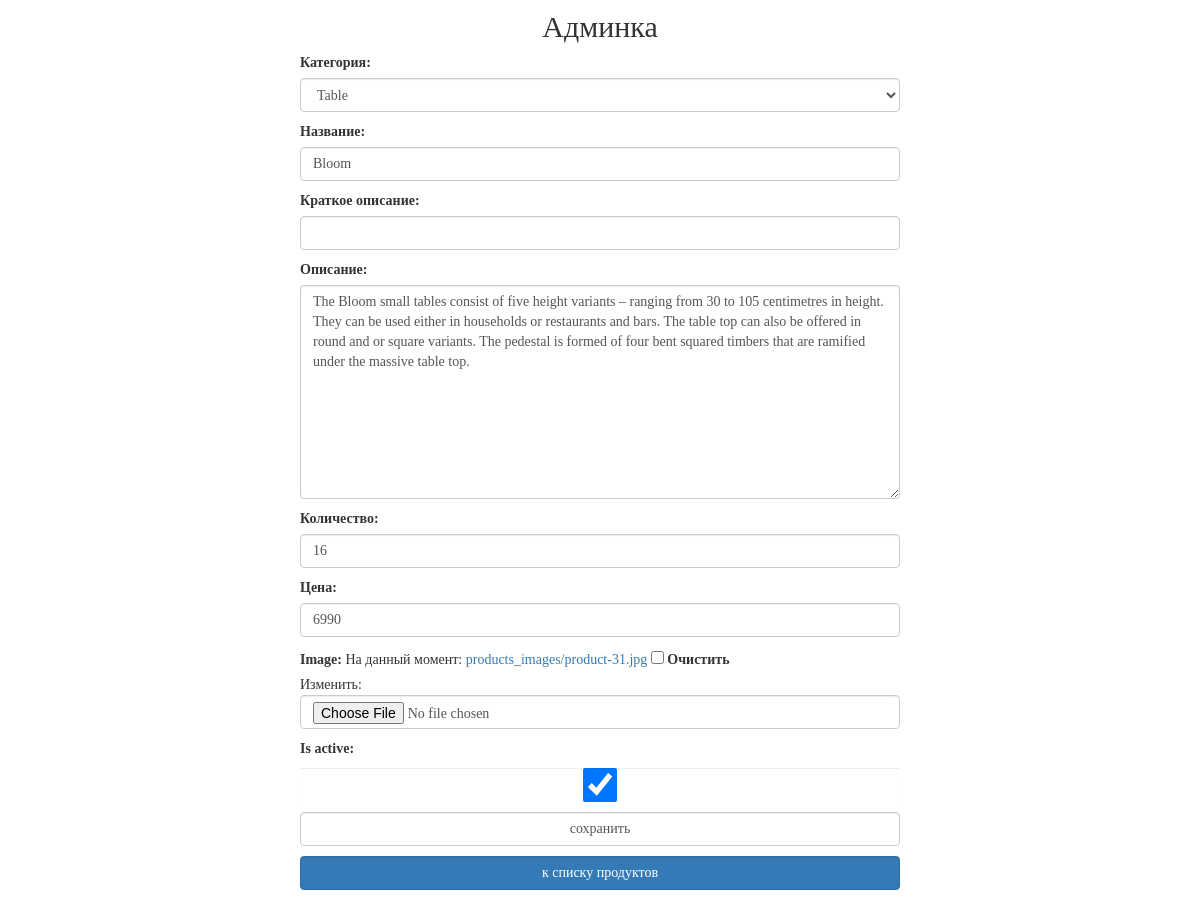
Page /my/admin/product/update/2/ (signed in) on the committed database.
### mainapp/models.py (models this page shows, shortened)
class Product(models.Model):
    category = models.ForeignKey(ProductCategory, on_delete=models.PROTECT, verbose_name='Категория')
    name = models.CharField('Название', max_length=128)
    short_description = models.CharField('Краткое описание', max_length=128, blank=True)
    description = models.TextField('Описание', blank=True)
    quantity = models.PositiveIntegerField('Количество', default=0)
    price = models.DecimalField('Цена', max_digits=10, decimal_places=0, default=0)
    image = models.ImageField(upload_to='products_images', blank=True)
    is_active = models.BooleanField(default=True, db_index=True)
    created_at = models.DateTimeField('Дата создания', auto_now_add=True)
    updated_at = models.DateTimeField('Дата обновления', auto_now=True)

class ProductCategory(models.Model):
    name = models.CharField('Название', max_length=128, unique=True)
    description = models.TextField('Описание', max_length=255, blank=True)
    is_active = models.BooleanField(default=True, db_index=True)
    created_at = models.DateTimeField('Дата создания', auto_now_add=True)
    def __str__(self):
        return f'{self.name}'

### adminapp/views.py (the view)
# urls.py: path('product/update/<int:pk>/', adminapp.ProductUpdateView.as_view(), name='product_update'),
class ProductUpdateView(SuperUserOnlyMixin, PageTitleMixin, UpdateView):
    model = Product
    success_url = reverse_lazy('my_admin:categories')
    form_class = AdminProductUpdateForm
    page_title = 'Продукты/редактирование'

### adminapp/forms.py
class AdminProductUpdateForm(forms.ModelForm):
    class Meta:
        model = Product
        fields = '__all__'
    def __init__(self, *args, **kwargs):
        super().__init__(*args, **kwargs)
        for field_name, field in self.fields.items():
            field.widget.attrs['class'] = 'form-control'

### adminapp/views.py (called while the page is built)
    @method_decorator(user_passes_test(lambda x: x.is_superuser))
    def dispatch(self, request, *args, **kwargs):
        return super().dispatch(request, *args, **kwargs)

    def get_context_data(self, **kwargs):
        context = super().get_context_data(**kwargs)
        context['title'] = self.page_title
        return context

### basketapp/context_processors.py (called while the page is built)
def basket(request):
    if request.user.is_authenticated:
        basket = request.user.basket.select_related('product', 'product__category').all()
    else:
        basket = []
    return {
        'basket': basket,
    }

### adminapp/templates/mainapp/product_form.html (shortened to what this page needs)
{% extends 'adminapp/base.html' %}
{% load static %}
{% block container %}
    <div class="new_category_form">
        <form class="form-horizontal" method="post" enctype="multipart/form-data">
            {{ form.as_p }}
            <input class="form-control" type="submit" value="сохранить">
        </form>
        {% if not object.category.pk %}
            <a href="{% url 'my_admin:categories' %}"
               class="btn btn-primary form-control last">
                к списку категорий
            </a>
        {% else %}
            <a href="{% url 'my_admin:category_products_list' object.category.pk %}"
               class="btn btn-primary form-control last">
                к списку продуктов
            </a>
        {% endif %}
    </div>
{% endblock %}

### static/css/style.css (style rules this page uses)
* { margin: 0; padding: 0; }
html, body { height: 100%; }
body { font-family: Montserrat; }
.form-control { margin-bottom: 10px; }
.new_category_form { margin: 0 auto; width: 600px; }

### rows in the picture
Product: category "Table", description "The Bloom small tables consist of five height variants – ranging from 30 to 105 centimetres in height. They can be used either in households or restaurants and bars. The table top can also be offered in round and or square variants. The pedestal is formed of four bent squared timbers that are ramified under the massive table top.", quantity "16", price "6990", is_active "☑"
ProductCategory: name "Bloom"
